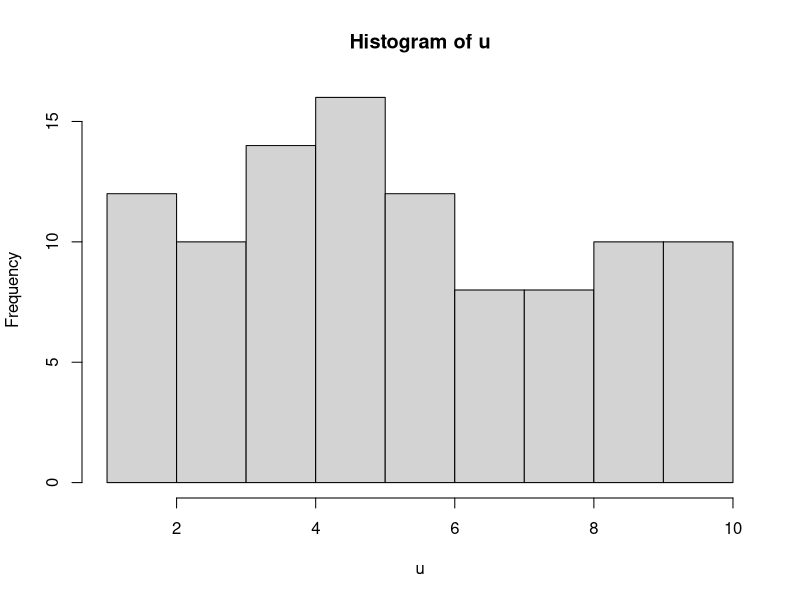
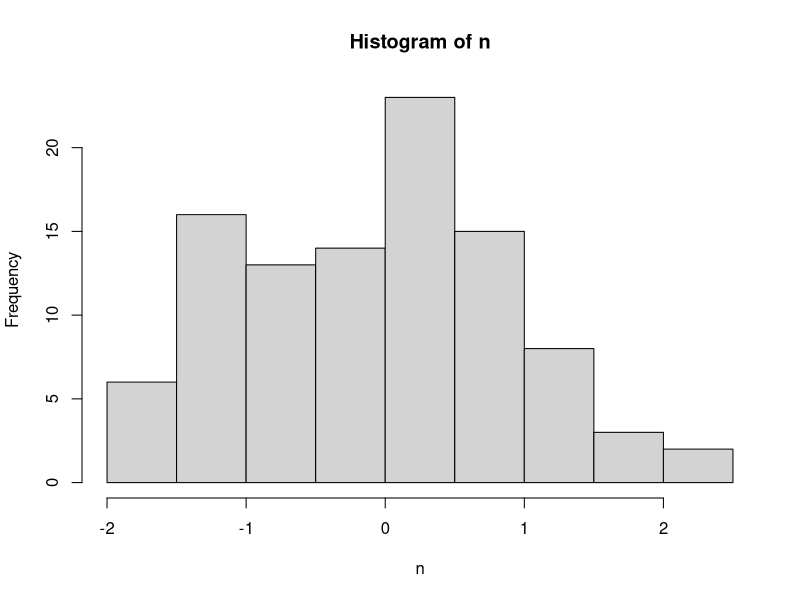
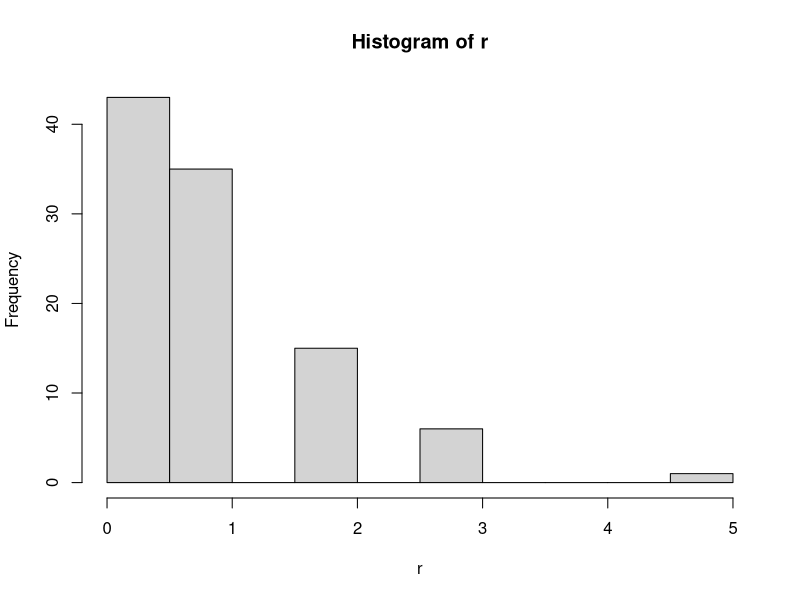
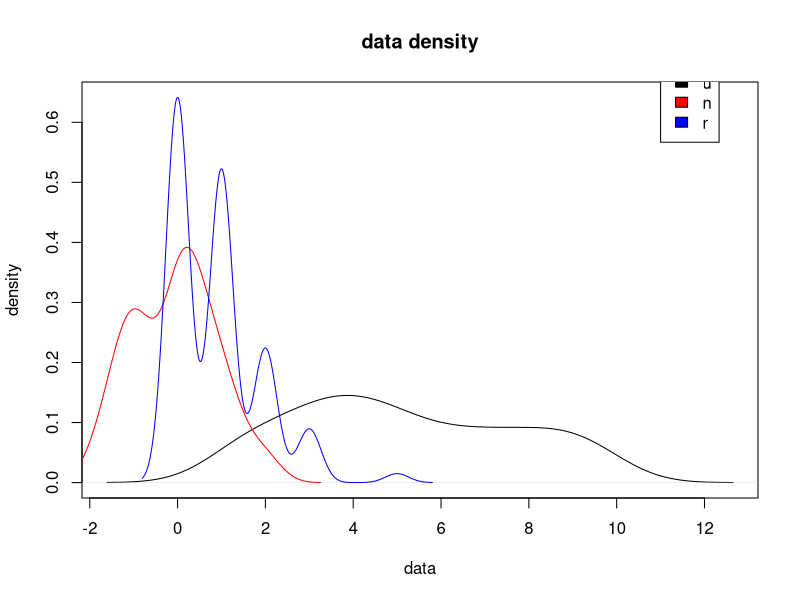
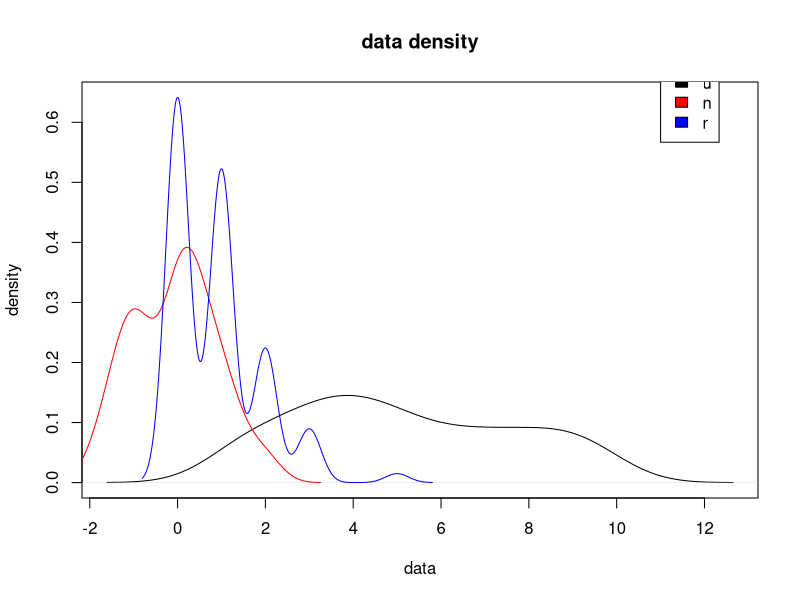
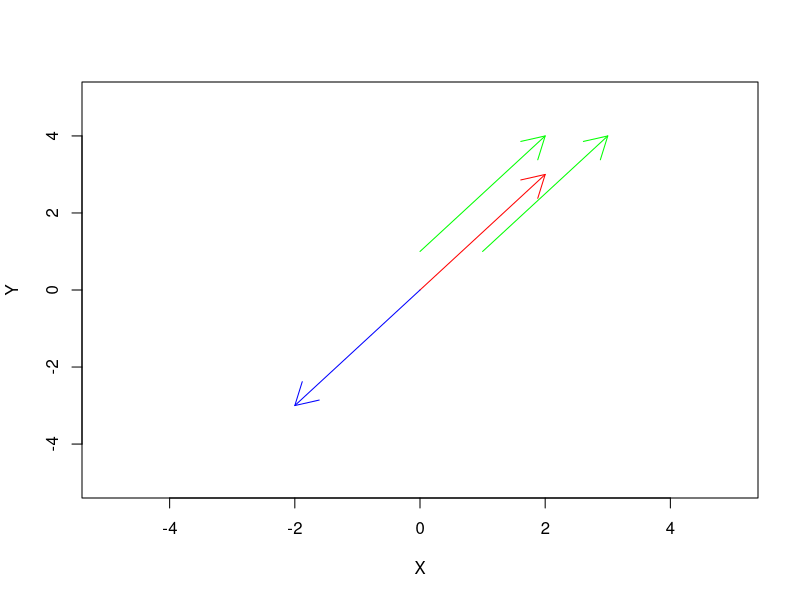
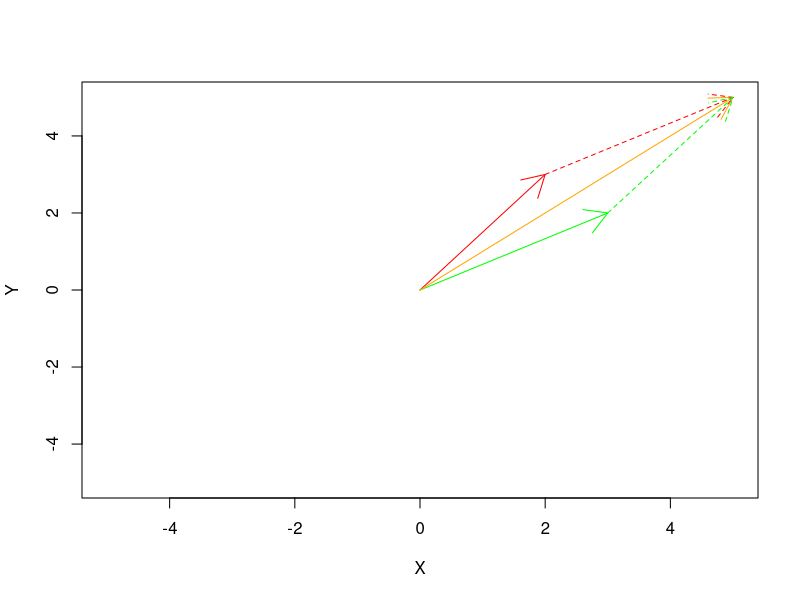
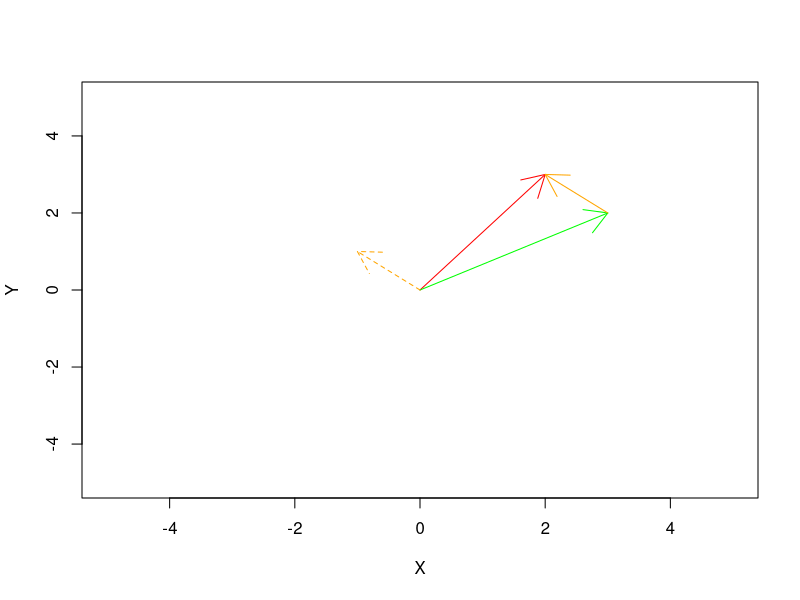

Source code (R) for these figures, in order: (Note: this script raises an error after producing the figures.)
# vectors

# inititialize

v <- c(2,3,4)
class(v)

# various ways to generate data
v <- 2:4
v

v <- seq(2, 4, by=1)
v

v <- rep(v, times=3)
v

v <- rep(v, each=3)
v

# generating data distribution
u <- runif(100, min=1, max=10)
n <- rnorm(100)
r <- rpois(100, lambda=1)
sample(10, size=100, replace=TRUE)
sample(u, size=10)

#plotting distributions
hist(u)
hist(n)
hist(r)

plot(density(u), ylim=c(0, max(density(r)$y)), main="data density", xlab="data", ylab="density")
lines(density(n), col="red")
lines(density(r), col="blue")
legend(11, 0.7, legend=c("u", "n", "r"),  fill=c("black", "red", "blue"))


# exporting figure
dev.copy(png, "dataDensity1.png")
dev.off()

png("dataDensity2.png")
plot(density(u), ylim=c(0, max(density(r)$y)), main="data density", xlab="data", ylab="density")
lines(density(n), col="red")
lines(density(r), col="blue")
legend(11, 0.7, legend=c("u", "n", "r"),  fill=c("black", "red", "blue"))
dev.off()

# testing equality
a <- 1
b <- 1
c <- 2
a==b
a==c

v1 <- c(2,3,4)
v2 <- c(2,3,4)
v3 <- c(2,3,5)
v1==v2
v1==v3
which(v1==v3)
which(v1!=v3)
all(v1==v2)
all(v1==v3)

# vector opposite
v1 <- c(2,3)
v2 <- -v1
plot(NULL, xlim=c(-5,5), ylim=c(-5,5), xlab="X", ylab="Y")
arrows(x0=0, y0=0, x1=v1[1], y1=v1[2], col="red")
arrows(x0=0, y0=0, x1=v2[1], y1=v2[2], col="blue")
# parallel vector
v3 <- v1+1
arrows(x0=1, y0=1, x1=v3[1], y1=v3[2], col="green")
v3 <- v1 + c(0,1)
arrows(x0=0, y0=1, x1=v3[1], y1=v3[2], col="green")

# vector addition
v1 <- c(2,3)
v2 <- rev(v1)
v3 <- v1+v2
plot(NULL, xlim=c(-5,5), ylim=c(-5,5), xlab="X", ylab="Y")
arrows(x0=0, y0=0, x1=v1[1], y1=v1[2], col="red")
arrows(x0=0, y0=0, x1=v2[1], y1=v2[2], col="green")
arrows(x0=0, y0=0, x1=v3[1], y1=v3[2], col="orange")
arrows(x0=v1[1], y0=v1[2], x1=v3[1], y1=v3[2], col="red", lty=2)
arrows(x0=v2[1], y0=v2[2], x1=v3[1], y1=v3[2], col="green", lty=2)

# vector substraction
v1 <- c(2,3)
v2 <- rev(v1)
v3 <- v1-v2
plot(NULL, xlim=c(-5,5), ylim=c(-5,5), xlab="X", ylab="Y")
arrows(x0=0, y0=0, x1=v1[1], y1=v1[2], col="red")
arrows(x0=0, y0=0, x1=v2[1], y1=v2[2], col="green")
arrows(x0=0, y0=0, x1=v3[1], y1=v3[2], col="orange", lty=2)
arrows(x0=v2[1], y0=v2[2], x1=v1[1], y1=v1[2], col="orange")

# scalar product
v1 <- c(2,3)
v2 <- 2*v1
plot(NULL, xlim=c(-6,6), ylim=c(-6,6), xlab="X", ylab="Y")
arrows(x0=0, y0=0, x1=v1[1], y1=v1[2], col="red")
arrows(x0=0, y0=0, x1=v2[1], y1=v2[2], col="green")


# vector multiplication
# not a cross product
v1 <- c(2,3)
v2 <- c(1,2)
v3 <- v1*v2
plot(NULL, xlim=c(-6,6), ylim=c(-6,6), xlab="X", ylab="Y")
arrows(x0=0, y0=0, x1=v1[1], y1=v1[2], col="red")
arrows(x0=0, y0=0, x1=v2[1], y1=v2[2], col="green")
arrows(x0=0, y0=0, x1=v3[1], y1=v3[2], col="orange")


#ordering vectors


# possible excercise
# test axioms of vector space
# generate 3 random vectors of identical length N





# matrices
# matrix creation
mdat <- matrix(c(1,2,3, 11,12,13), nrow = 2, ncol = 3, byrow = TRUE,
               dimnames = list(c("row1", "row2"),
                               c("C.1", "C.2", "C.3")))
mdat

# dimension
dim(mdat)
length(mdat[1,])
length(mdat[,2])


# appending matrices
mdatApp1 <- cbind(mdat, mdat)
mdatApp2 <- rbind(mdat, mdat)

mdat <- matrix(nrow = 100, ncol = 10)
  # for loop
  for(i in 1:length(mdat[,1])){
    mdat[i,] <- runif(10)
  }  

# functions
munif <- function(x, y){
  print(x)
  print(y)
  mres <- matrix(nrow=x, ncol=y)
  for(i in 1:length(mres[,1])){
    mres[i,] <- runif(10)
  }
  return(mres)
}

mdat <- munif(100, 10)



# apply
mdat2 <- apply(mdat, 1, function(x){x*runif(1)})
#same than
mdat3 <- mdat*runif(100)



# sapply
mdat <- sapply(1:100, function(x){runif(10)})
mdat <- t(mdat)

#lapply
mdat <- lapply(1:100, function(x){runif(10)})
class(mdat)
mdat2 <- do.call(rbind, mdat)



# subset matrix
mdat <- matrix(nrow = 100, ncol = 10)
# for loop
for(i in 1:length(mdat[,1])){
  mdat[i,] <- runif(10)
}

idx<-10
mdat[idx,]
mdat[,idx]
mdat[idx,idx]

mdat[10:20,]
mdat[,1:5]
mdat[10.20,1:5]


# transpose matrix
mdat <- matrix(c(1,2,3, 11,12,13), nrow = 2, ncol = 3, byrow = TRUE,
          dimnames = list(c("row1", "row2"),
                          c("C.1", "C.2", "C.3")))
mdat
t(mdat)

# reorder matrix
colOrder <- c(3,2,1)
rowOrder <- c(2,1)
mdat
mdat[,colOrder]
mdat[rowOrder,]
mdat[rowOrdfer, ColOrder]




# matrix addition
mdat1 <- munif(100, 10)
mdat2 <- munif(100, 10)
mdat1+mdat2
mdat3 <- munif(101, 10)
mdat1 + mdat3


# matrix multiplications
# by scalar
mdat <- matrix(c(1,2,3, 11,12,13), nrow = 2, ncol = 3, byrow = TRUE,
              dimnames = list(c("row1", "row2"),
                              c("C.1", "C.2", "C.3")))
mdat
mdat2 <- 2*mdat

# by vector
rowVec <- c(1,2,3)
colVec <- c(4,5)
mdat*rowVec
mdat*colVec

mdat <- matrix(c(1,2, 11,12), nrow = 2, ncol = 2, byrow = TRUE,
               dimnames = list(c("row1", "row2"),
                               c("C.1", "C.2")))
mdat
rowVec <- c(1,2)
colVec <- c(4,5)
mdat*rowVec
mdat*colVec


# mutliplication
mdat
mdat * mdat


# %*% operator
mdat
mdat %*% mdat


# matrix types
# diagonal matrix
d <- diag(3)
d

# triangular
m2 <- matrix(1:20, 4, 5)
lower.tri(m2)
m2[lower.tri(m2)] <- NA
m2

# symmetric
s<-matrix(1:25,5)
s[lower.tri(s)] <- t(s)[lower.tri(s)]

# inverse
s1 <- solve(s)
print(s1)
